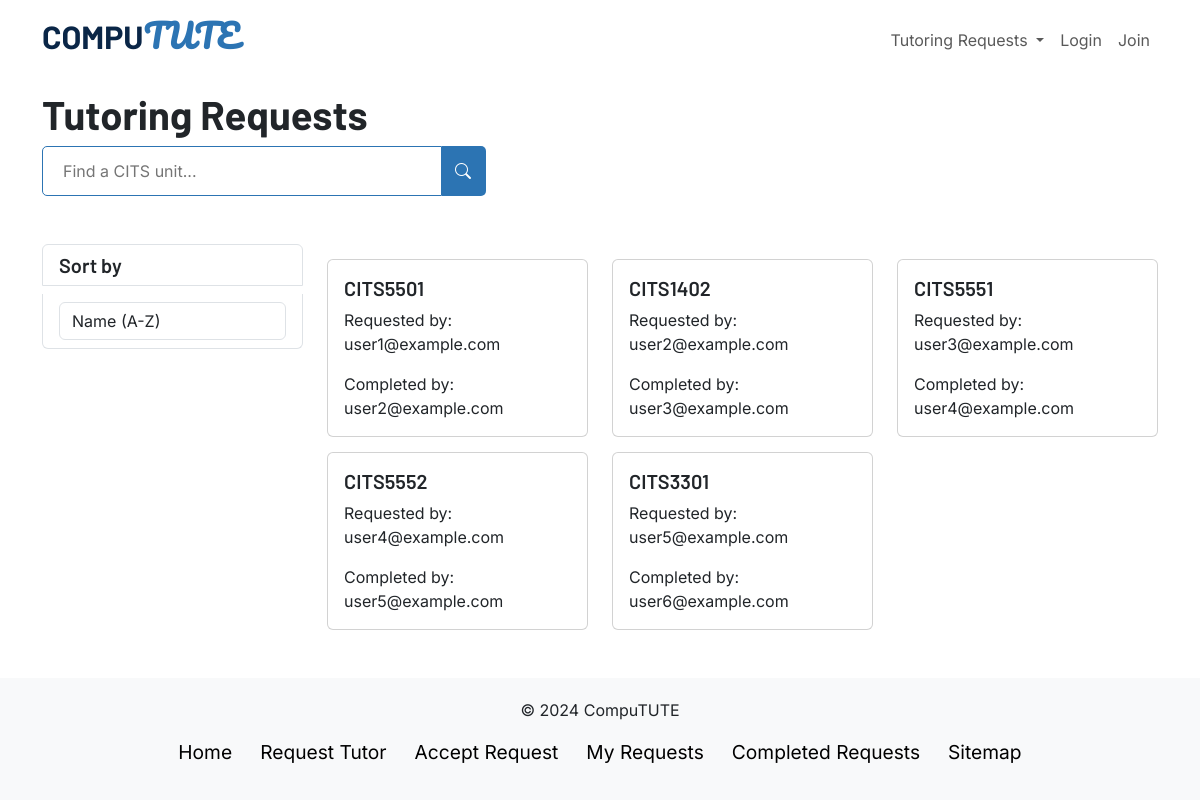
Page /completedrequests on the earlier database version.
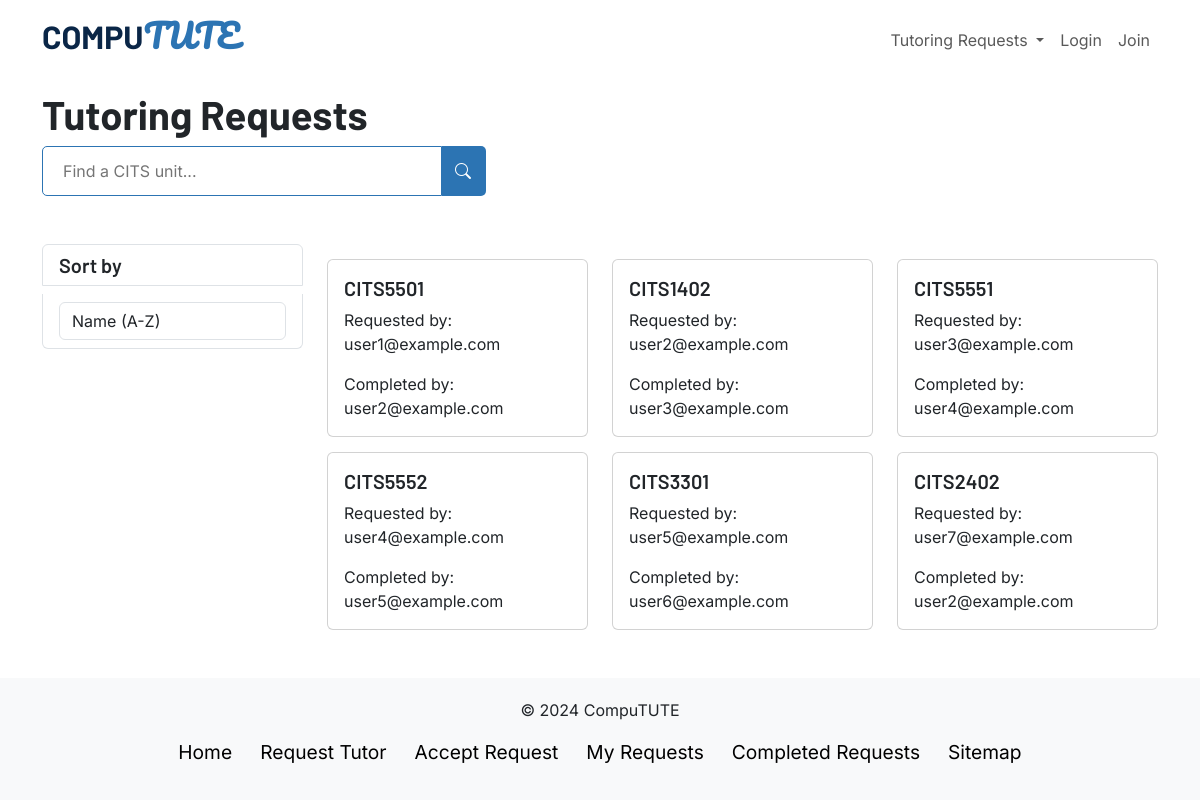
Same page on the later database version.
### initdb.py (models this page shows)
class Request(Base):
    __tablename__ = 'request'
    requestID = Column(Integer, primary_key=True)
    userID = Column(Integer, ForeignKey('user.userID'), nullable=False)
    tutorID = Column(Integer, ForeignKey('tutor.tutorID'), nullable=True)
    unit = Column(String, nullable=False)
    user = relationship('User', back_populates='requests')
    tutor = relationship('Tutor', back_populates='requests')

class User(Base):
    __tablename__ = 'user'
    userID = Column(Integer, primary_key=True)
    userEmail = Column(String, unique=True, nullable=False)
    userPassword = Column(String, nullable=False)
    requests = relationship('Request', back_populates='user')

### app.py (the view)
@app.route('/completedrequests', methods=["GET"])
def view_completed_requests():
    if request.method == "GET":
        requests_array = []
        requests = Request.query.all()
        for request_info in requests:
            if(request_info.tutorID != None):
                user_requesting = User.query.get(request_info.userID)
                tutor_responded = Tutor.query.get(request_info.tutorID)
                tutor_responded_user = User.query.get(tutor_responded.userID)
                new_request = {"id": request_info.requestID, "user": user_requesting.userEmail, "unit": request_info.unit, "tutor": tutor_responded_user.userEmail}
                requests_array.append(new_request)
        return render_template("completedrequests.html", requests=requests_array)

### templates/completedrequests.html (shortened to what this page needs)
{% extends "layout.html" %}
{% block head %}
{{ super() }}
<link rel="stylesheet" href="{{ url_for('static', filename='css/requests.css') }}">
{% endblock %}
{% block content %}
<div class="container">
  <div class="row">
    <h1 class="title">Tutoring Requests</h1>
    <div class="col-md-12">
      <form id="searchForm" class="d-flex">
        <input class="search-field" type="search" placeholder="Find a CITS unit..." aria-label="Search">
        <button class="search-btn" type="submit">
          <i class="bi bi-search"></i>
        </button>
      </form>
    </div>
  </div>
  <div class="row mt-5 mb-5">
    <div class="col-md-3">
      <div class="list-group">
        <h5 class="list-group-item">Sort by</h5>
        <div class="list-group-item">
          <select class="form-control" id="sort">
            <option value="name_asc">Name (A-Z)</option>
          </select>
        </div>
      </div>
    </div>
    <div class="col-md-9 items-section">
      <div class="row">
        {% for request in requests %}
          <div class="col-md-4">
            <div class="card">
              <div class="card-body">
                <h5 class="card-title">{{ request['unit'] }}</h5>
                <p class="card-text">Requested by: {{ request['user'] }} </p>
                <p class="card-text">Completed by: {{ request['tutor'] }} </p>
              </div>
            </div>
          </div>
        {% endfor %}
      </div>
    </div>
  </div>
</div>
{% endblock %}

### templates/layout.html (shortened to what this page needs)
<!DOCTYPE html>
<html lang="en">
  <head>
    {% block head %}
    <link rel="stylesheet" href="https://cdn.jsdelivr.net/npm/bootstrap-icons@1.11.3/font/bootstrap-icons.min.css">
    <link href="https://cdn.jsdelivr.net/npm/bootstrap@5.3.3/dist/css/bootstrap.min.css" rel="stylesheet">
    <link rel="stylesheet" href="{{ url_for('static', filename='css/root.css') }}">
    <link rel="stylesheet" href="{{ url_for('static', filename='css/navbar.css') }}">
    {% endblock %}
  </head>
  <nav class="navbar navbar-expand-lg fixed-top d-lg-flex">
    <div class="container d-flex justify-content-between">
      <a class="nav-brand d-none d-lg-block" href="/home">
        <h2 class="nav-brand1">COMPU</h2><h2 class="nav-brand2">TUTE</h2>
      </a>
      <div class="d-none d-lg-flex align-items-center">
        <div class="d-none d-lg-flex align-items-center">
          <ul class="navbar-nav">
            <li class="nav-item dropdown">
              <a class="nav-link dropdown-toggle" href="#" id="navbarDropdown" role="button" data-bs-toggle="dropdown" aria-expanded="false"> Tutoring Requests </a>
            </li>
            {% if session['user'] %}
              <li class="nav-item">
                <a class="nav-link" href="/logout">Logout</a>
              </li>
              <li class="nav-item">
                <a class="nav-link" href="/myrequests">{{ session['user'] }}</a>
              </li>
            {% else %}
              <li class="nav-item">
                <a class="nav-link" href="/login">Login</a>
              </li>
              <li class="nav-item">
                <a class="nav-link" href="/register">Join</a>
              </li>
            {% endif %}
          </ul>
        </div>
      </div>
    </div>
  </nav>
  <body>
    <div class="content">{% block content %}{% endblock %}</div>
  </body>
  <footer>
    <div class="inner-footer">
      <p>&copy; 2024 CompuTUTE</p>
      <ul class="list-unstyled d-flex flex-column flex-md-row justify-content-center">
        <li class="px-2"><a href="/home">Home</a></li>
        <li class="px-2"><a href="/createrequest">Request Tutor</a></li>
        <li class="px-2"><a href="/requests">Accept Request</a></li>
        <li class="px-2"><a href="/myrequests">My Requests</a></li>
        <li class="px-2"><a href="/completedrequests">Completed Requests</a></li>
        <li class="px-2"><a href="/sitemap">Sitemap</a></li>
      </ul>
    </div>
  </footer>
</html>

### static/css/root.css (style rules this page uses)
body { font-family: 'Inter', sans-serif !important; }
.logo, h1, h2, h3, h4, h5, h6 { font-family: 'Barlow', sans-serif !important; font-weight: 700; }
h3, h4, h5, h6 { font-family: 'Barlow', sans-serif !important; font-weight: 600; }
h5, h6 { font-family: 'Barlow', sans-serif !important; font-weight: 600; }

### static/css/navbar.css (style rules this page uses)
nav { background: transparent; width: 100%; z-index: 1000; height: 80px; transition: background 0.3s ease-in-out; }
.nav-brand { font-size: 1.5em; font-weight: 700; text-decoration: none; }
.nav-brand1, .nav-brand2 { display: inline-block; }
.nav-brand1 { color: rgb(10, 38, 71); }
.nav-brand2 { font-family: Pacifico, cursive !important; color: rgb(44, 116, 179); }
.search-field { width: 400px; height: 50px; border: 1px solid; border-color: rgb(44, 116, 179); border-radius: 5px 0 0 5px; padding: 0 20px; font-size: 1em; transition: border-color 0.1s ease-in-out; }
.search-btn { height: 50px; background: rgb(44, 116, 179); color: white; border: none; border-radius: 0 5px 5px 0; font-size: 1em; padding: 0 15px 0 13px; }
#searchForm { transition: opacity 0.5s, visibility 0.5s; opacity: 1; visibility: visible; }
.inner-footer { background-color: #f8f9fa; padding: 20px; text-align: center; }
.inner-footer li a { color: black; text-decoration: none; margin: 5px; font-size: 1.2em; border: 1px dotted transparent; }

### static/css/requests.css (style rules this page uses)
.title { margin-top: 90px; }
.col-md-4 { margin-top: 15px; }
button { background-color: #4CAF50; color: white; padding: 10px 20px; border: none; border-radius: 5px; cursor: pointer; }

Differences in the rows shown:
now on this page (row edited): Request: unit "CITS2402"
now on this page (row unchanged): User: user "user7@example.com"
Other differences:
new list line: "Requested by: Completed by:"
new list line: "user2@example.com"
